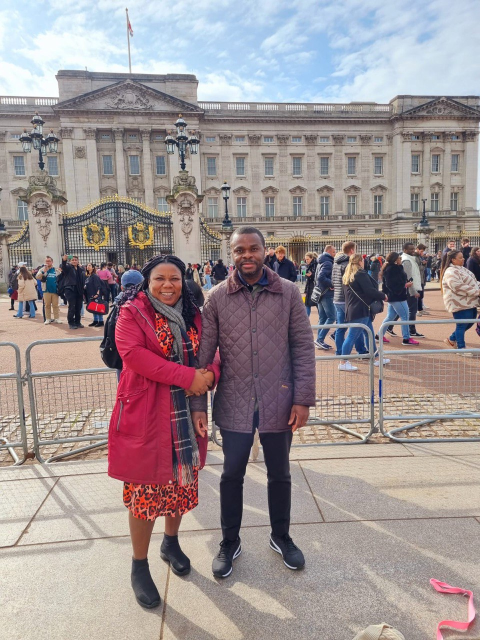
#> input picture dev_media/0f14e8d3b3180d6e_photo_5778139170143849128_y.jpg, 960 x 1280 px (shown at 1/2 size)
$ python -i transforms.py   (imports and definitions only)
#> lines starting #> are read from the running program, lines starting #| are printed output that depends on the picture
#> further down, picture is the input picture: PIL image 960x1280 RGB; mean R, G, B 157.9, 146, 147.2
### src/synthimage/utils.py
#!/usr/bin/python3"
"""Utility helpers."""

import base64
import io
from PIL import Image
from typing import Tuple


# [18 lines left out: functions pil_to_base64_str, base64_str_to_pil, not called in this run]


def ensure_rgb(img: Image.Image) -> Image.Image:
    """Return an RGB copy (preserve if already RGB)."""
    if img.mode != "RGB":
        return img.convert("RGB")
    return img


def center_crop_resize(img: Image.Image, target_size: Tuple[int, int]) -> Image.Image:
    """
    Center-crop the image to a square then resize to target_size (w, h).
    This keeps consistent framing for ResNet.
    """
#> called with target_size = (224, 224)
    img = ensure_rgb(img)
    w, h = img.size
#> w = 960; h = 1280
    # crop to square (min dimension)
    min_dim = min(w, h)
#> min_dim = 960
    left = (w - min_dim) // 2
#> left = 0
    top = (h - min_dim) // 2
#> top = 160
    right = left + min_dim
#> right = 960
    bottom = top + min_dim
#> bottom = 1120
    img = img.crop((left, top, right, bottom))
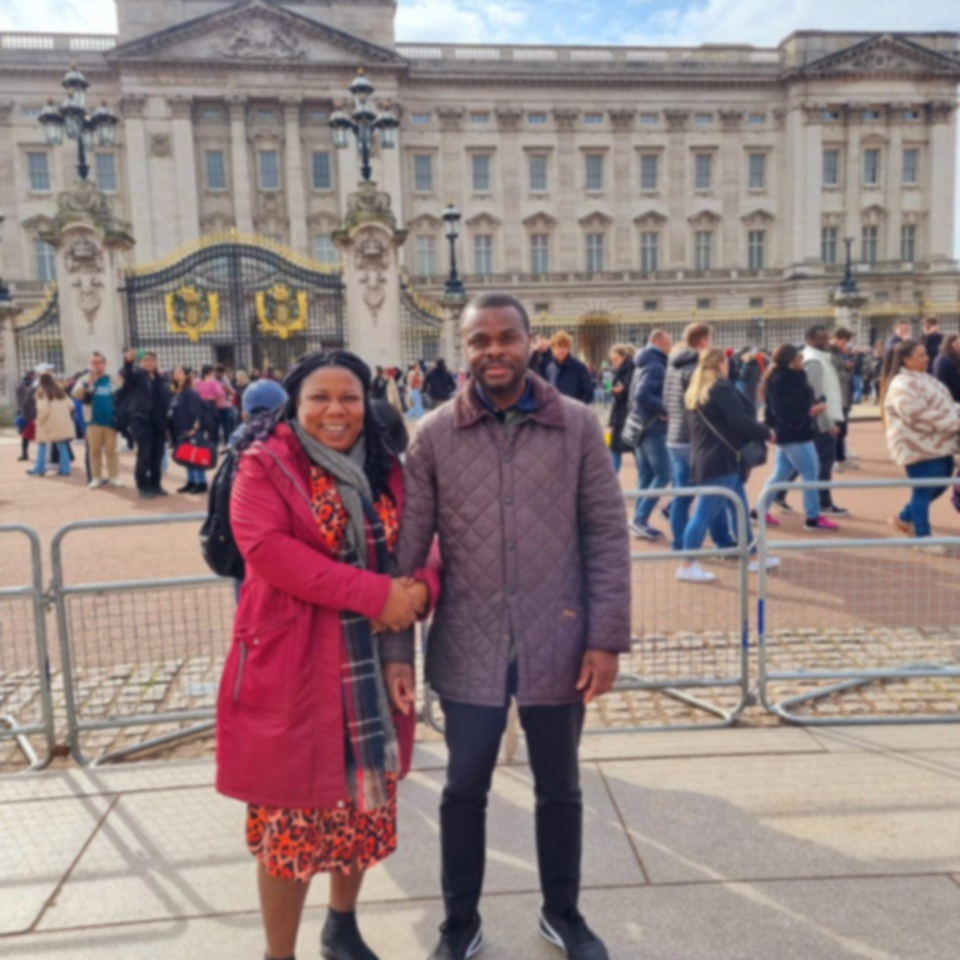
#> img: PIL image 960x960 RGB; mean R, G, B 147.8, 130.1, 129.7
    img = img.resize(target_size, Image.LANCZOS)
#> img: PIL image 224x224 RGB
    return img

### src/synthimage/transforms.py
#!/usr/bin/python3"
"""
Image augmentation utilities.
These functions vary object clarity vs. background clarity in a simple but effective way,
while preserving overall image quality.
"""

import random
from typing import Tuple, Optional
from PIL import Image, ImageFilter, ImageOps, ImageEnhance, ImageDraw
import numpy as np
from .utils import ensure_rgb, center_crop_resize


class ImageAugmentor:
    """
    Encapsulates randomized augmentations.

    Parameters
    ----------
    target_size: (w, h)
        final output size (e.g. (224, 224))
    seed: Optional[int]
        Random seed for reproducibility
    """

    def __init__(self, target_size: Tuple[int, int] = (224, 224), seed: Optional[int] = None):
        self.target_size = target_size
        if seed is not None:
            random.seed(seed)
            np.random.seed(seed)

    def apply_random_transforms(self, img: Image.Image) -> Image.Image:
        """
        Apply a random sequence of transformations:
        - random flip
        - random rotate
        - random gaussian blur (whole image or background)
        - random gaussian noise
        - random resolution downscale/upscale
        - random contrast/brightness adjustments
        - final sharpening (to preserve clarity)

        The final image is resized to self.target_size using center-crop-resize.
        """
        img = ensure_rgb(img)

        # Random flip
        if random.random() < 0.2:
            img = ImageOps.mirror(img)

        # Random rotation
        if random.random() < 0.4:
            angle = random.uniform(-25, 25)
            img = img.rotate(angle, resample=Image.BICUBIC, expand=False, fillcolor=(127,127,127))

        # Decide whether to blur background or whole image
        if random.random() < 0.3:
            img = self._blur_background_with_center_object(img)
        else:
            if random.random() < 0.3:
                radius = random.uniform(0.5, 2.5)
                img = img.filter(ImageFilter.GaussianBlur(radius=radius))

        # Add gaussian noise
        if random.random() < 0.3:
            img = self._add_gaussian_noise(img, sigma=random.uniform(3, 15))

        # Random resolution change
        if random.random() < 0.2:
            downscale = random.choice([0.5, 0.6, 0.75, 0.9])
            w, h = img.size
            new_w, new_h = max(1, int(w * downscale)), max(1, int(h * downscale))
            img = img.resize((new_w, new_h), Image.LANCZOS)
            img = img.resize((w, h), Image.LANCZOS)

        # Random brightness/contrast jitter
        if random.random() < 0.2:
            enhancer = ImageEnhance.Contrast(img)
            img = enhancer.enhance(random.uniform(0.85, 1.2))
        if random.random() < 0.2:
            enhancer = ImageEnhance.Brightness(img)
            img = enhancer.enhance(random.uniform(0.9, 1.15))

        # Final crop & resize
        img = center_crop_resize(img, self.target_size)

        # Final sharpening step for clarity
        if random.random() < 0.5:
            img = img.filter(ImageFilter.UnsharpMask(radius=1, percent=120, threshold=2))

        return img

    # [42 lines left out: functions _blur_background_with_center_object, _add_gaussian_noise, not called in this run]

>>> from PIL import Image
>>> picture = Image.open('../../dev_media/0f14e8d3b3180d6e_photo_5778139170143849128_y.jpg')
>>> result = ImageAugmentor().apply_random_transforms(picture)

$ run again, on dev_media/333b05f175c7b057_photo_5888833714450976687_y.jpg
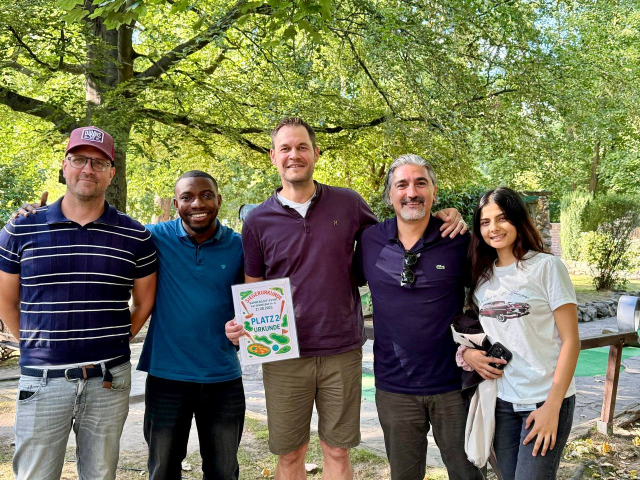
#> input picture dev_media/333b05f175c7b057_photo_5888833714450976687_y.jpg, 1280 x 960 px (shown at 1/2 size)
#> picture is the input picture: PIL image 1280x960 RGB; mean R, G, B 113.5, 115.3, 85.5
#> in apply_random_transforms, `img = img.filter(ImageFilter.GaussianBlur(radius=radius))`:
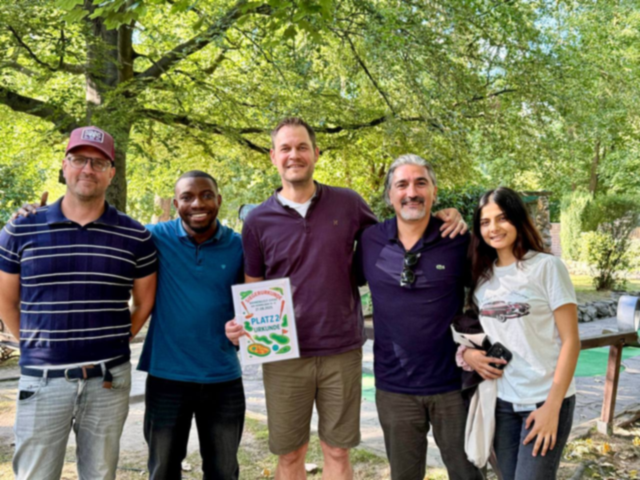
#> img: PIL image 1280x960 RGB (shown at 1/2 size); mean R, G, B 113.4, 115.3, 85.4
#> in center_crop_resize, `img = img.crop((left, top, right, bottom))`:
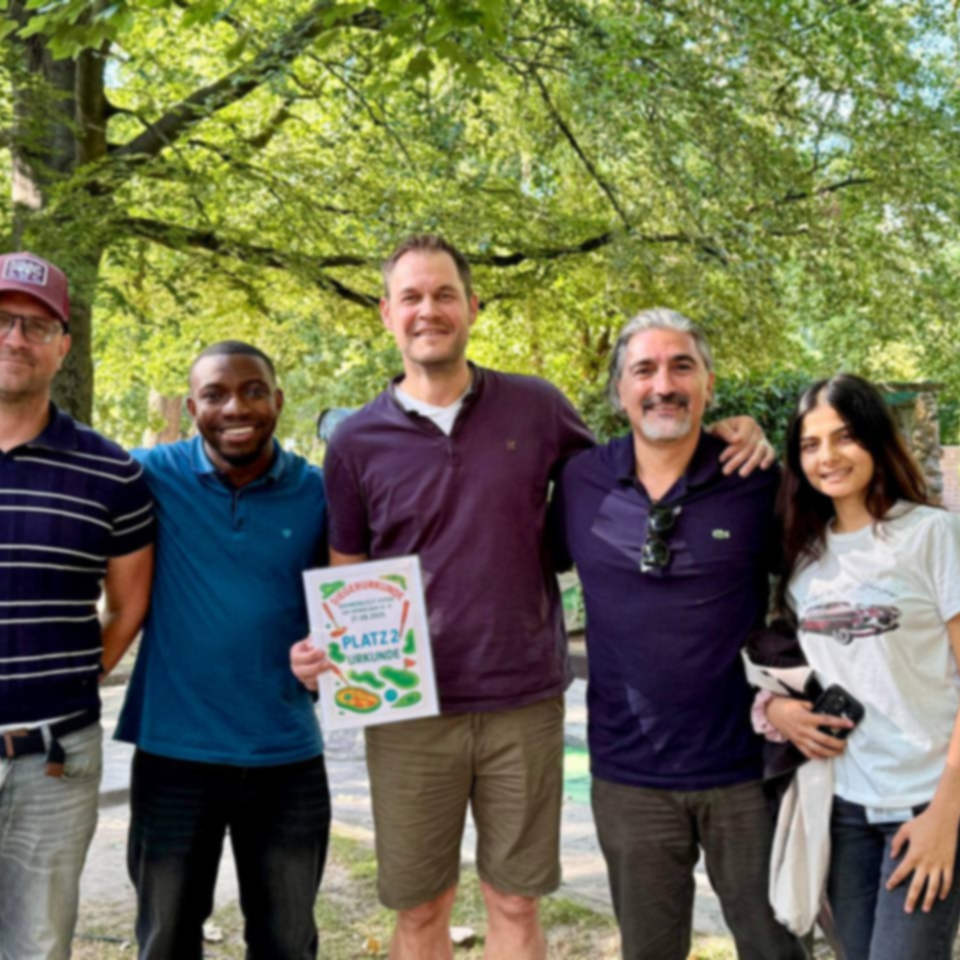
#> img: PIL image 960x960 RGB; mean R, G, B 106.5, 106.9, 79.8

$ run again, on dev_media/3fde67a8080ecdd6_20250421_111803.jpg
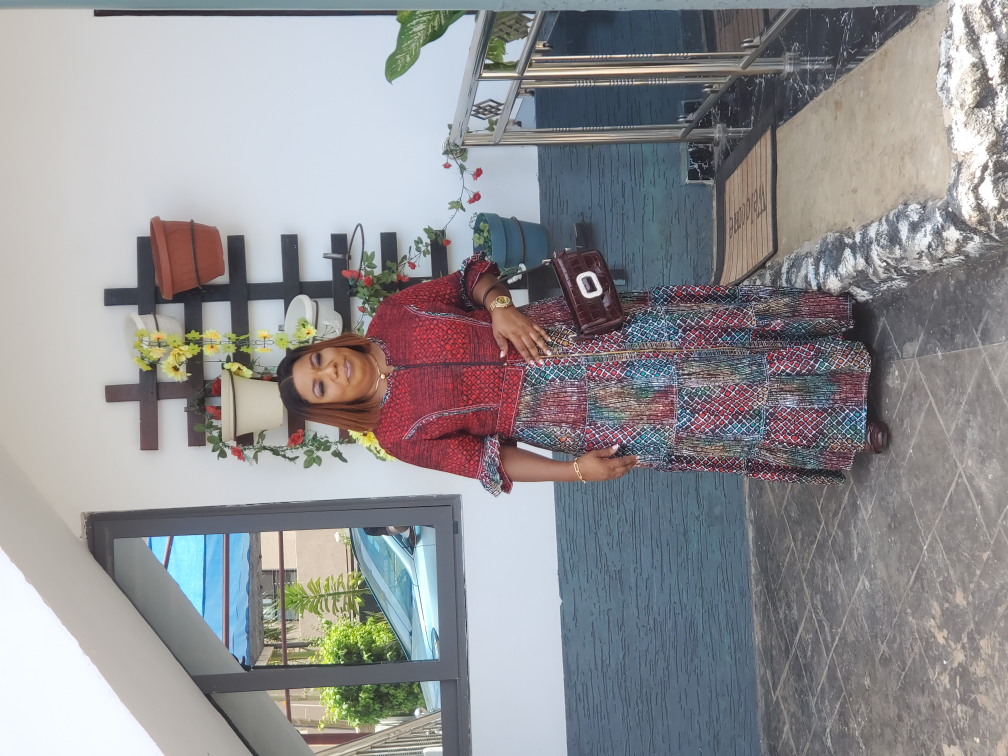
#> input picture dev_media/3fde67a8080ecdd6_20250421_111803.jpg, 4032 x 3024 px (shown at 1/4 size)
#> picture is the input picture: PIL image 4032x3024 RGB; mean R, G, B 145.4, 144.6, 147.4
#> in center_crop_resize, `img = img.crop((left, top, right, bottom))`:
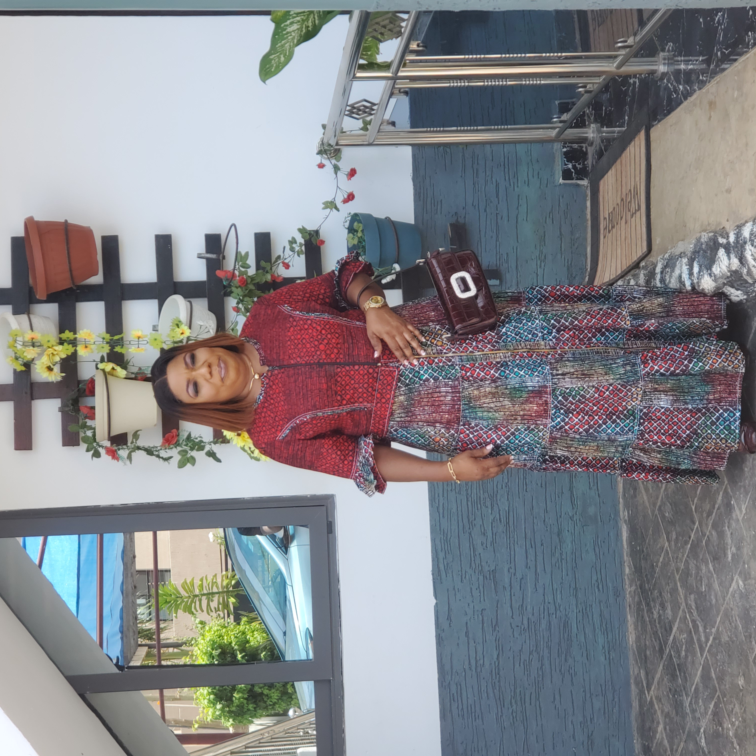
#> img: PIL image 3024x3024 RGB (shown at 1/4 size); mean R, G, B 134.2, 134.3, 138.6
#> in center_crop_resize, `img = img.resize(target_size, Image.LANCZOS)`:
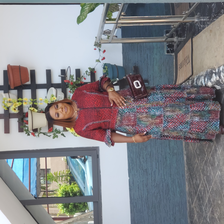
#> img: PIL image 224x224 RGB; mean R, G, B 134.2, 134.3, 138.6

$ run again, on dev_media/40d5879a256975e3_photo_5888774989363136828_y.jpg
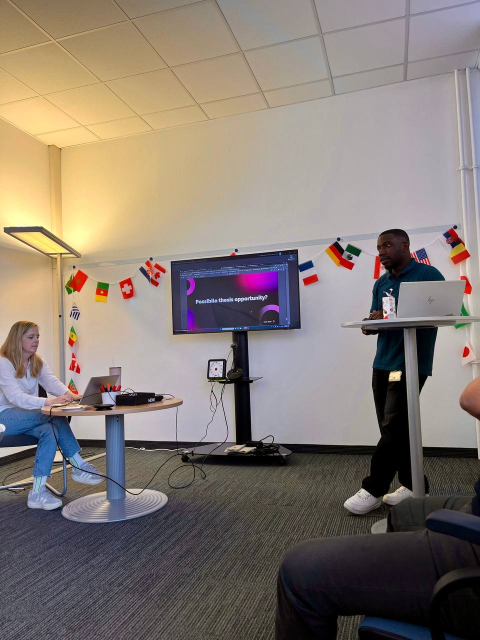
#> input picture dev_media/40d5879a256975e3_photo_5888774989363136828_y.jpg, 960 x 1280 px (shown at 1/2 size)
#> picture is the input picture: PIL image 960x1280 RGB; mean R, G, B 134.4, 123.8, 116.1
#> in center_crop_resize, `img = img.crop((left, top, right, bottom))`:
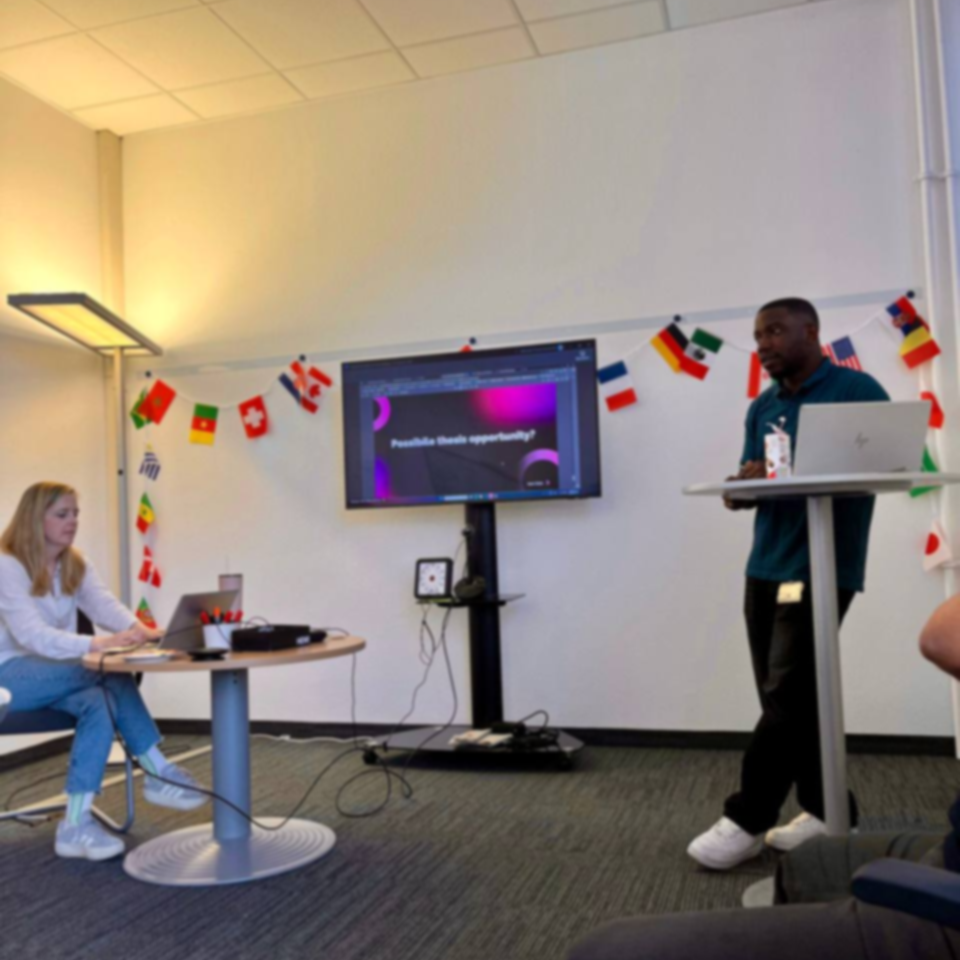
#> img: PIL image 960x960 RGB; mean R, G, B 144, 132.6, 124.5
